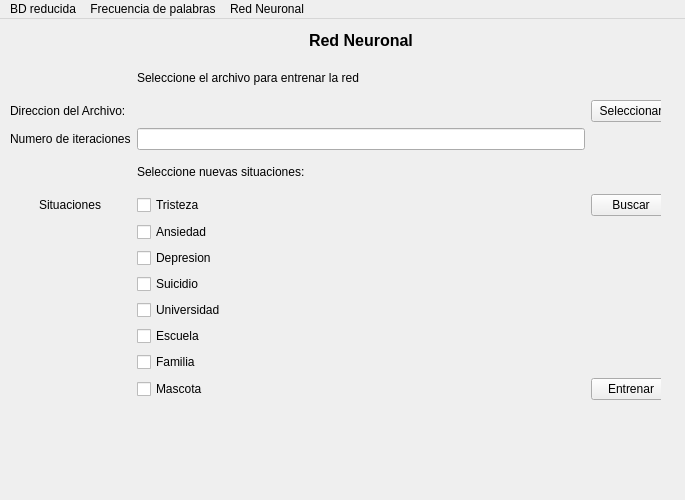
<?xml version="1.0" encoding="UTF-8"?>
<ui version="4.0">
 <class>MainWindow</class>
 <widget class="QMainWindow" name="MainWindow">
  <property name="geometry">
   <rect>
    <x>0</x>
    <y>0</y>
    <width>685</width>
    <height>500</height>
   </rect>
  </property>
  <property name="windowTitle">
   <string>Analizador</string>
  </property>
  <widget class="QWidget" name="centralwidget">
   <widget class="QStackedWidget" name="stackedWidget">
    <property name="geometry">
     <rect>
      <x>0</x>
      <y>0</y>
      <width>661</width>
      <height>471</height>
     </rect>
    </property>
    <property name="frameShape">
     <enum>QFrame::NoFrame</enum>
    </property>
    <property name="frameShadow">
     <enum>QFrame::Plain</enum>
    </property>
    <property name="currentIndex">
     <number>2</number>
    </property>
    <widget class="QWidget" name="home"/>
    <widget class="QWidget" name="reduccion">
     <widget class="QWidget" name="layoutWidget">
      <property name="geometry">
       <rect>
        <x>10</x>
        <y>30</y>
        <width>651</width>
        <height>391</height>
       </rect>
      </property>
      <layout class="QGridLayout" name="gridLayout">
       <item row="2" column="0" alignment="Qt::AlignLeft">
        <widget class="QLabel" name="label_3">
         <property name="text">
          <string>Direccion del Archivo:</string>
         </property>
        </widget>
       </item>
       <item row="2" column="1">
        <widget class="QLabel" name="labelDireccionArchivo">
         <property name="text">
          <string/>
         </property>
        </widget>
       </item>
       <item row="8" column="1">
        <widget class="QPushButton" name="pushButtonGuardarArchivoFiltrado">
         <property name="text">
          <string>Guardar CSV Reducido</string>
         </property>
        </widget>
       </item>
       <item row="9" column="1">
        <widget class="QLabel" name="label_7">
         <property name="text">
          <string/>
         </property>
        </widget>
       </item>
       <item row="0" column="1" alignment="Qt::AlignHCenter">
        <widget class="QLabel" name="label_9">
         <property name="font">
          <font>
           <pointsize>12</pointsize>
           <weight>75</weight>
           <bold>true</bold>
          </font>
         </property>
         <property name="text">
          <string>Crear Base De Datos Reducido</string>
         </property>
        </widget>
       </item>
       <item row="7" column="1">
        <widget class="QLabel" name="label_8">
         <property name="text">
          <string/>
         </property>
        </widget>
       </item>
       <item row="6" column="0" alignment="Qt::AlignLeft">
        <widget class="QLabel" name="label_6">
         <property name="font">
          <font>
           <weight>50</weight>
           <bold>false</bold>
          </font>
         </property>
         <property name="text">
          <string>Palabras clave:</string>
         </property>
        </widget>
       </item>
       <item row="5" column="1">
        <widget class="QLabel" name="label_5">
         <property name="text">
          <string>Ingrese las palabras claves a filtrar, usando espacios entre cada palabra</string>
         </property>
        </widget>
       </item>
       <item row="6" column="2">
        <widget class="QPushButton" name="pushButtonBuscar">
         <property name="text">
          <string>Buscar</string>
         </property>
        </widget>
       </item>
       <item row="2" column="2">
        <widget class="QPushButton" name="pushButtonAbrirArchivoCSV">
         <property name="text">
          <string>Seleccionar</string>
         </property>
        </widget>
       </item>
       <item row="6" column="1">
        <widget class="QLineEdit" name="lineEditPalabrasClave"/>
       </item>
       <item row="1" column="1">
        <widget class="QLabel" name="label">
         <property name="text">
          <string>Seleccione su archivo CSV</string>
         </property>
        </widget>
       </item>
      </layout>
     </widget>
    </widget>
    <widget class="QWidget" name="neuronal">
     <widget class="QWidget" name="layoutWidget_2">
      <property name="geometry">
       <rect>
        <x>10</x>
        <y>5</y>
        <width>661</width>
        <height>491</height>
       </rect>
      </property>
      <layout class="QGridLayout" name="gridLayout_3">
       <item row="5" column="1">
        <widget class="QLabel" name="label_14">
         <property name="text">
          <string>Seleccione nuevas situaciones:</string>
         </property>
        </widget>
       </item>
       <item row="1" column="1">
        <widget class="QLabel" name="label_2">
         <property name="text">
          <string>Seleccione el archivo para entrenar la red</string>
         </property>
        </widget>
       </item>
       <item row="14" column="1">
        <widget class="QLabel" name="label_12">
         <property name="text">
          <string/>
         </property>
        </widget>
       </item>
       <item row="2" column="2">
        <widget class="QPushButton" name="pushButtonAbrirArchivo_DataSet">
         <property name="text">
          <string>Seleccionar</string>
         </property>
        </widget>
       </item>
       <item row="6" column="2">
        <widget class="QPushButton" name="pushButtonBuscar_DataSet">
         <property name="text">
          <string>Buscar</string>
         </property>
        </widget>
       </item>
       <item row="6" column="0" alignment="Qt::AlignHCenter">
        <widget class="QLabel" name="label_13">
         <property name="font">
          <font>
           <weight>50</weight>
           <bold>false</bold>
          </font>
         </property>
         <property name="text">
          <string>Situaciones</string>
         </property>
        </widget>
       </item>
       <item row="9" column="1">
        <widget class="QCheckBox" name="checkBoxSuicidio">
         <property name="text">
          <string>Suicidio</string>
         </property>
        </widget>
       </item>
       <item row="6" column="1">
        <widget class="QCheckBox" name="checkBoxTristeza">
         <property name="text">
          <string>Tristeza</string>
         </property>
        </widget>
       </item>
       <item row="13" column="1">
        <widget class="QCheckBox" name="checkBoxMascota">
         <property name="text">
          <string>Mascota</string>
         </property>
        </widget>
       </item>
       <item row="10" column="1">
        <widget class="QCheckBox" name="checkBoxUniversidad">
         <property name="text">
          <string>Universidad</string>
         </property>
        </widget>
       </item>
       <item row="11" column="1">
        <widget class="QCheckBox" name="checkBoxEscuela">
         <property name="text">
          <string>Escuela</string>
         </property>
        </widget>
       </item>
       <item row="12" column="1">
        <widget class="QCheckBox" name="checkBoxFamilia">
         <property name="text">
          <string>Familia</string>
         </property>
        </widget>
       </item>
       <item row="8" column="1">
        <widget class="QCheckBox" name="checkBoxDepresion">
         <property name="text">
          <string>Depresion</string>
         </property>
        </widget>
       </item>
       <item row="13" column="2">
        <widget class="QPushButton" name="pushButtonEntrenar">
         <property name="text">
          <string>Entrenar</string>
         </property>
        </widget>
       </item>
       <item row="2" column="0" alignment="Qt::AlignLeft">
        <widget class="QLabel" name="label_4">
         <property name="text">
          <string>Direccion del Archivo:</string>
         </property>
        </widget>
       </item>
       <item row="2" column="1">
        <widget class="QLabel" name="labelDireccionArchivo_2">
         <property name="text">
          <string/>
         </property>
        </widget>
       </item>
       <item row="7" column="1">
        <widget class="QCheckBox" name="checkBoxAnsiedad">
         <property name="text">
          <string>Ansiedad</string>
         </property>
        </widget>
       </item>
       <item row="0" column="1" alignment="Qt::AlignHCenter">
        <widget class="QLabel" name="label_11">
         <property name="font">
          <font>
           <pointsize>12</pointsize>
           <weight>75</weight>
           <bold>true</bold>
          </font>
         </property>
         <property name="text">
          <string>Red Neuronal</string>
         </property>
        </widget>
       </item>
       <item row="16" column="0" alignment="Qt::AlignRight">
        <widget class="QLabel" name="label_15">
         <property name="text">
          <string>Resultado:</string>
         </property>
        </widget>
       </item>
       <item row="15" column="1" rowspan="2" colspan="2">
        <widget class="QLabel" name="resultado_Entrenamiento">
         <property name="text">
          <string/>
         </property>
        </widget>
       </item>
       <item row="3" column="0">
        <widget class="QLabel" name="label_10">
         <property name="text">
          <string>Numero de iteraciones</string>
         </property>
        </widget>
       </item>
       <item row="3" column="1">
        <widget class="QLineEdit" name="lineEditIteraciones"/>
       </item>
      </layout>
     </widget>
    </widget>
   </widget>
  </widget>
  <widget class="QMenuBar" name="menubar">
   <property name="geometry">
    <rect>
     <x>0</x>
     <y>0</y>
     <width>685</width>
     <height>26</height>
    </rect>
   </property>
   <widget class="QMenu" name="menuBD">
    <property name="title">
     <string>BD reducida</string>
    </property>
    <addaction name="itemCrearBd"/>
   </widget>
   <widget class="QMenu" name="menuFrecuencia">
    <property name="title">
     <string>Frecuencia de palabras</string>
    </property>
    <addaction name="itemNube"/>
    <addaction name="itemHistograma"/>
   </widget>
   <widget class="QMenu" name="menuRed_Neuronal">
    <property name="title">
     <string>Red Neuronal</string>
    </property>
    <addaction name="itemEntrenamiento"/>
   </widget>
   <addaction name="menuBD"/>
   <addaction name="menuFrecuencia"/>
   <addaction name="menuRed_Neuronal"/>
  </widget>
  <action name="itemCrearBd">
   <property name="text">
    <string>Crear BD Reducida</string>
   </property>
  </action>
  <action name="actionsadsad">
   <property name="text">
    <string>Nube de palabras</string>
   </property>
  </action>
  <action name="itemNube">
   <property name="text">
    <string>Nube de palabras</string>
   </property>
  </action>
  <action name="itemHistograma">
   <property name="text">
    <string>Histograma</string>
   </property>
  </action>
  <action name="itemEntrenamiento">
   <property name="text">
    <string>Entrenamiento</string>
   </property>
  </action>
 </widget>
 <resources/>
 <connections/>
</ui>
